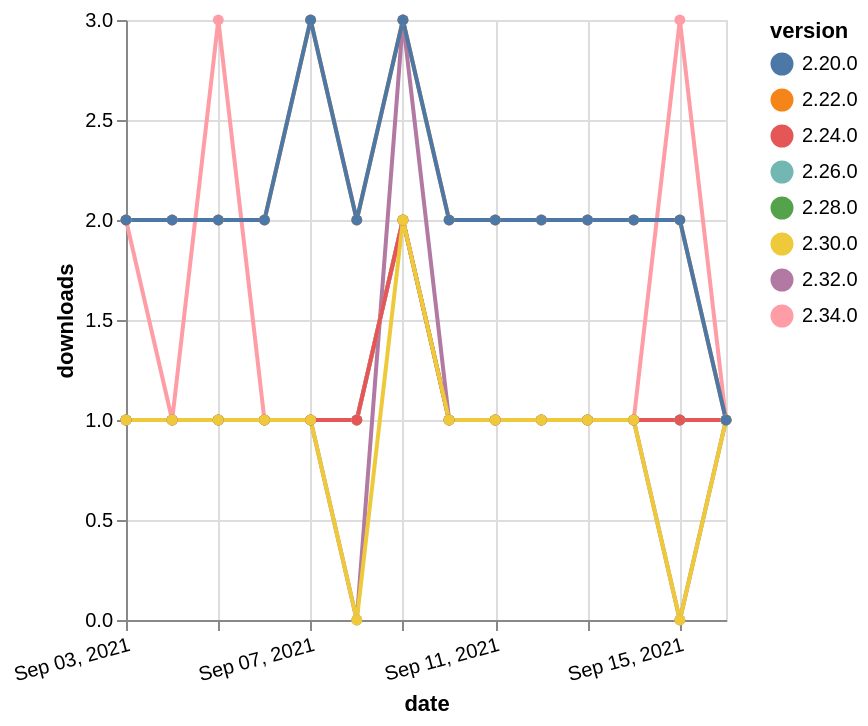

Express this chart as Vega-Lite.
### Vega-Lite specification from a JSON file in a GitHub repository (floating-point values rounded to 4 significant figures)
{"$schema": "https://vega.github.io/schema/vega-lite/v5.json", "description": "A simple bar chart with embedded data.", "data": {"values": [{"date": "2021-09-03", "total": 189, "delta": 1, "version": "2.32.0"}, {"date": "2021-09-04", "total": 190, "delta": 1, "version": "2.32.0"}, {"date": "2021-09-05", "total": 191, "delta": 1, "version": "2.32.0"}, {"date": "2021-09-06", "total": 192, "delta": 1, "version": "2.32.0"}, {"date": "2021-09-07", "total": 193, "delta": 1, "version": "2.32.0"}, {"date": "2021-09-08", "total": 193, "delta": 0, "version": "2.32.0"}, {"date": "2021-09-09", "total": 196, "delta": 3, "version": "2.32.0"}, {"date": "2021-09-10", "total": 197, "delta": 1, "version": "2.32.0"}, {"date": "2021-09-11", "total": 198, "delta": 1, "version": "2.32.0"}, {"date": "2021-09-12", "total": 199, "delta": 1, "version": "2.32.0"}, {"date": "2021-09-13", "total": 200, "delta": 1, "version": "2.32.0"}, {"date": "2021-09-14", "total": 201, "delta": 1, "version": "2.32.0"}, {"date": "2021-09-15", "total": 201, "delta": 0, "version": "2.32.0"}, {"date": "2021-09-16", "total": 202, "delta": 1, "version": "2.32.0"}, {"date": "2021-09-03", "total": 189, "delta": 1, "version": "2.28.0"}, {"date": "2021-09-04", "total": 190, "delta": 1, "version": "2.28.0"}, {"date": "2021-09-05", "total": 191, "delta": 1, "version": "2.28.0"}, {"date": "2021-09-06", "total": 192, "delta": 1, "version": "2.28.0"}, {"date": "2021-09-07", "total": 193, "delta": 1, "version": "2.28.0"}, {"date": "2021-09-08", "total": 194, "delta": 1, "version": "2.28.0"}, {"date": "2021-09-09", "total": 196, "delta": 2, "version": "2.28.0"}, {"date": "2021-09-10", "total": 197, "delta": 1, "version": "2.28.0"}, {"date": "2021-09-11", "total": 198, "delta": 1, "version": "2.28.0"}, {"date": "2021-09-12", "total": 199, "delta": 1, "version": "2.28.0"}, {"date": "2021-09-13", "total": 200, "delta": 1, "version": "2.28.0"}, {"date": "2021-09-14", "total": 201, "delta": 1, "version": "2.28.0"}, {"date": "2021-09-15", "total": 202, "delta": 1, "version": "2.28.0"}, {"date": "2021-09-16", "total": 203, "delta": 1, "version": "2.28.0"}, {"date": "2021-09-03", "total": 197, "delta": 1, "version": "2.26.0"}, {"date": "2021-09-04", "total": 198, "delta": 1, "version": "2.26.0"}, {"date": "2021-09-05", "total": 199, "delta": 1, "version": "2.26.0"}, {"date": "2021-09-06", "total": 200, "delta": 1, "version": "2.26.0"}, {"date": "2021-09-07", "total": 201, "delta": 1, "version": "2.26.0"}, {"date": "2021-09-08", "total": 202, "delta": 1, "version": "2.26.0"}, {"date": "2021-09-09", "total": 204, "delta": 2, "version": "2.26.0"}, {"date": "2021-09-10", "total": 205, "delta": 1, "version": "2.26.0"}, {"date": "2021-09-11", "total": 206, "delta": 1, "version": "2.26.0"}, {"date": "2021-09-12", "total": 207, "delta": 1, "version": "2.26.0"}, {"date": "2021-09-13", "total": 208, "delta": 1, "version": "2.26.0"}, {"date": "2021-09-14", "total": 209, "delta": 1, "version": "2.26.0"}, {"date": "2021-09-15", "total": 210, "delta": 1, "version": "2.26.0"}, {"date": "2021-09-16", "total": 211, "delta": 1, "version": "2.26.0"}, {"date": "2021-09-03", "total": 125, "delta": 2, "version": "2.34.0"}, {"date": "2021-09-04", "total": 126, "delta": 1, "version": "2.34.0"}, {"date": "2021-09-05", "total": 129, "delta": 3, "version": "2.34.0"}, {"date": "2021-09-06", "total": 130, "delta": 1, "version": "2.34.0"}, {"date": "2021-09-07", "total": 131, "delta": 1, "version": "2.34.0"}, {"date": "2021-09-08", "total": 132, "delta": 1, "version": "2.34.0"}, {"date": "2021-09-09", "total": 134, "delta": 2, "version": "2.34.0"}, {"date": "2021-09-10", "total": 135, "delta": 1, "version": "2.34.0"}, {"date": "2021-09-11", "total": 136, "delta": 1, "version": "2.34.0"}, {"date": "2021-09-12", "total": 137, "delta": 1, "version": "2.34.0"}, {"date": "2021-09-13", "total": 138, "delta": 1, "version": "2.34.0"}, {"date": "2021-09-14", "total": 139, "delta": 1, "version": "2.34.0"}, {"date": "2021-09-15", "total": 142, "delta": 3, "version": "2.34.0"}, {"date": "2021-09-16", "total": 143, "delta": 1, "version": "2.34.0"}, {"date": "2021-09-03", "total": 250, "delta": 1, "version": "2.24.0"}, {"date": "2021-09-04", "total": 251, "delta": 1, "version": "2.24.0"}, {"date": "2021-09-05", "total": 252, "delta": 1, "version": "2.24.0"}, {"date": "2021-09-06", "total": 253, "delta": 1, "version": "2.24.0"}, {"date": "2021-09-07", "total": 254, "delta": 1, "version": "2.24.0"}, {"date": "2021-09-08", "total": 255, "delta": 1, "version": "2.24.0"}, {"date": "2021-09-09", "total": 257, "delta": 2, "version": "2.24.0"}, {"date": "2021-09-10", "total": 258, "delta": 1, "version": "2.24.0"}, {"date": "2021-09-11", "total": 259, "delta": 1, "version": "2.24.0"}, {"date": "2021-09-12", "total": 260, "delta": 1, "version": "2.24.0"}, {"date": "2021-09-13", "total": 261, "delta": 1, "version": "2.24.0"}, {"date": "2021-09-14", "total": 262, "delta": 1, "version": "2.24.0"}, {"date": "2021-09-15", "total": 263, "delta": 1, "version": "2.24.0"}, {"date": "2021-09-16", "total": 264, "delta": 1, "version": "2.24.0"}, {"date": "2021-09-03", "total": 2296, "delta": 2, "version": "2.22.0"}, {"date": "2021-09-04", "total": 2298, "delta": 2, "version": "2.22.0"}, {"date": "2021-09-05", "total": 2300, "delta": 2, "version": "2.22.0"}, {"date": "2021-09-06", "total": 2302, "delta": 2, "version": "2.22.0"}, {"date": "2021-09-07", "total": 2305, "delta": 3, "version": "2.22.0"}, {"date": "2021-09-08", "total": 2307, "delta": 2, "version": "2.22.0"}, {"date": "2021-09-09", "total": 2310, "delta": 3, "version": "2.22.0"}, {"date": "2021-09-10", "total": 2312, "delta": 2, "version": "2.22.0"}, {"date": "2021-09-11", "total": 2314, "delta": 2, "version": "2.22.0"}, {"date": "2021-09-12", "total": 2316, "delta": 2, "version": "2.22.0"}, {"date": "2021-09-13", "total": 2318, "delta": 2, "version": "2.22.0"}, {"date": "2021-09-14", "total": 2320, "delta": 2, "version": "2.22.0"}, {"date": "2021-09-15", "total": 2322, "delta": 2, "version": "2.22.0"}, {"date": "2021-09-16", "total": 2323, "delta": 1, "version": "2.22.0"}, {"date": "2021-09-03", "total": 164, "delta": 1, "version": "2.30.0"}, {"date": "2021-09-04", "total": 165, "delta": 1, "version": "2.30.0"}, {"date": "2021-09-05", "total": 166, "delta": 1, "version": "2.30.0"}, {"date": "2021-09-06", "total": 167, "delta": 1, "version": "2.30.0"}, {"date": "2021-09-07", "total": 168, "delta": 1, "version": "2.30.0"}, {"date": "2021-09-08", "total": 168, "delta": 0, "version": "2.30.0"}, {"date": "2021-09-09", "total": 170, "delta": 2, "version": "2.30.0"}, {"date": "2021-09-10", "total": 171, "delta": 1, "version": "2.30.0"}, {"date": "2021-09-11", "total": 172, "delta": 1, "version": "2.30.0"}, {"date": "2021-09-12", "total": 173, "delta": 1, "version": "2.30.0"}, {"date": "2021-09-13", "total": 174, "delta": 1, "version": "2.30.0"}, {"date": "2021-09-14", "total": 175, "delta": 1, "version": "2.30.0"}, {"date": "2021-09-15", "total": 175, "delta": 0, "version": "2.30.0"}, {"date": "2021-09-16", "total": 176, "delta": 1, "version": "2.30.0"}, {"date": "2021-09-03", "total": 2322, "delta": 2, "version": "2.20.0"}, {"date": "2021-09-04", "total": 2324, "delta": 2, "version": "2.20.0"}, {"date": "2021-09-05", "total": 2326, "delta": 2, "version": "2.20.0"}, {"date": "2021-09-06", "total": 2328, "delta": 2, "version": "2.20.0"}, {"date": "2021-09-07", "total": 2331, "delta": 3, "version": "2.20.0"}, {"date": "2021-09-08", "total": 2333, "delta": 2, "version": "2.20.0"}, {"date": "2021-09-09", "total": 2336, "delta": 3, "version": "2.20.0"}, {"date": "2021-09-10", "total": 2338, "delta": 2, "version": "2.20.0"}, {"date": "2021-09-11", "total": 2340, "delta": 2, "version": "2.20.0"}, {"date": "2021-09-12", "total": 2342, "delta": 2, "version": "2.20.0"}, {"date": "2021-09-13", "total": 2344, "delta": 2, "version": "2.20.0"}, {"date": "2021-09-14", "total": 2346, "delta": 2, "version": "2.20.0"}, {"date": "2021-09-15", "total": 2348, "delta": 2, "version": "2.20.0"}, {"date": "2021-09-16", "total": 2349, "delta": 1, "version": "2.20.0"}]}, "width": "container", "mark": {"type": "line", "point": {"filled": true}}, "encoding": {"x": {"field": "date", "type": "temporal", "timeUnit": "yearmonthdate", "title": "date", "axis": {"labelAngle": -15}}, "y": {"field": "delta", "type": "quantitative", "title": "downloads"}, "color": {"field": "version", "type": "nominal"}, "tooltip": {"field": "delta"}}}
